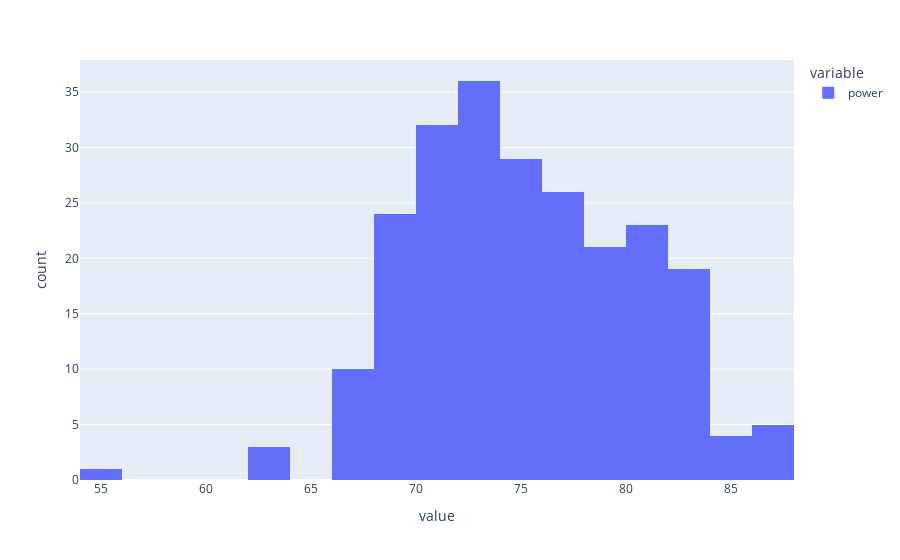
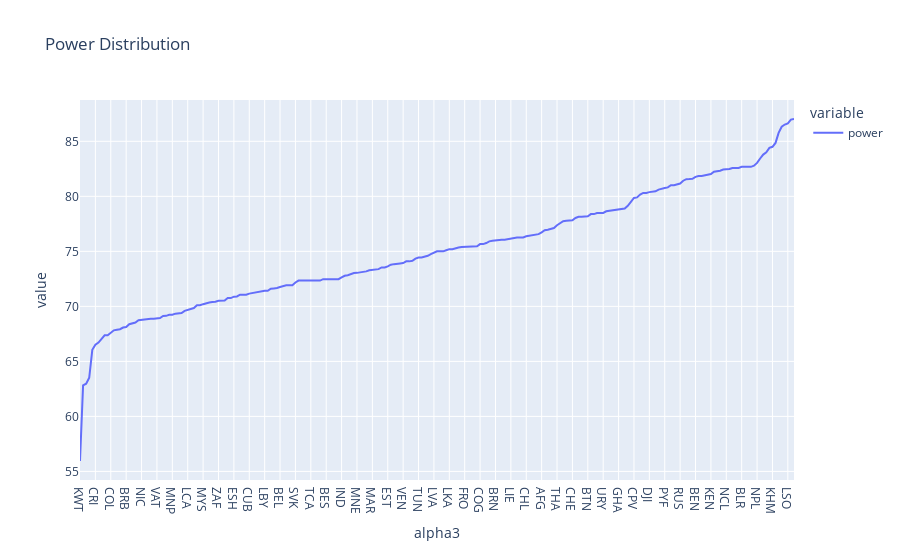

Write notebook code for charts like these, in order.
### Code cell
# plot histogram of power with plotly
fig = px.histogram(df["power"], nbins=20)
fig.show()

# plot curve of power with plotly
fig = px.line(df["power"].sort_values(), title="Power Distribution")
fig.show()

### Figure 1 — Plotly figure (JSON) as saved in the notebook; plotly's stock layout.template omitted (floating-point values rounded to 4 significant figures; data arrays with more than 128 entries replaced by an {"elided": "..."} marker saying what was removed)
{"data": [{"alignmentgroup": "True", "bingroup": "x", "hovertemplate": "variable=power<br>value=%{x}<br>count=%{y}<extra></extra>", "legendgroup": "power", "marker": {"color": "#636efa", "pattern": {"shape": ""}}, "name": "power", "nbinsx": 20, "offsetgroup": "power", "orientation": "v", "showlegend": true, "type": "histogram", "x": {"elided": "233 float values"}, "xaxis": "x", "yaxis": "y"}], "layout": {"barmode": "relative", "legend": {"title": {"text": "variable"}, "tracegroupgap": 0}, "margin": {"t": 60}, "xaxis": {"anchor": "y", "domain": [0, 1], "title": {"text": "value"}}, "yaxis": {"anchor": "x", "domain": [0, 1], "title": {"text": "count"}}}}

### Figure 2 — Plotly figure (JSON) as saved in the notebook; plotly's stock layout.template omitted (floating-point values rounded to 4 significant figures; data arrays with more than 128 entries replaced by an {"elided": "..."} marker saying what was removed)
{"data": [{"hovertemplate": "variable=power<br>alpha3=%{x}<br>value=%{y}<extra></extra>", "legendgroup": "power", "line": {"color": "#636efa", "dash": "solid"}, "marker": {"symbol": "circle"}, "mode": "lines", "name": "power", "orientation": "v", "showlegend": true, "type": "scatter", "x": {"elided": "233 str values"}, "xaxis": "x", "y": {"elided": "233 float values"}, "yaxis": "y"}], "layout": {"legend": {"title": {"text": "variable"}, "tracegroupgap": 0}, "title": {"text": "Power Distribution"}, "xaxis": {"anchor": "y", "domain": [0, 1], "title": {"text": "alpha3"}}, "yaxis": {"anchor": "x", "domain": [0, 1], "title": {"text": "value"}}}}
